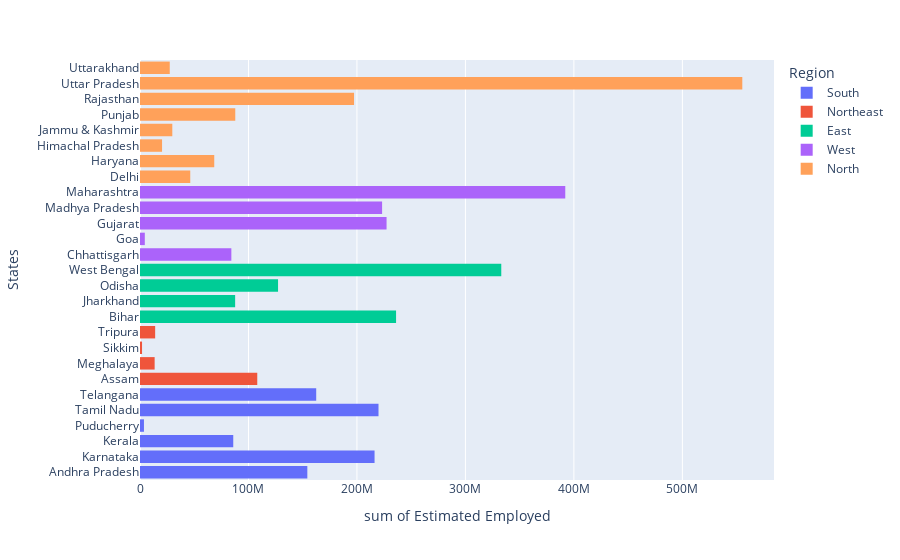

The cell this chart's notebook holds for it:
### Code cell
f=px.histogram(data,x="Estimated Employed",y="States",color="Region")
f.show()

### Figure 1 — Plotly figure (JSON) as saved in the notebook; plotly's stock layout.template omitted (floating-point values rounded to 4 significant figures)
{"data": [{"alignmentgroup": "True", "bingroup": "y", "histfunc": "sum", "hovertemplate": "Region=South<br>sum of Estimated Employed=%{x}<br>States=%{y}<extra></extra>", "legendgroup": "South", "marker": {"color": "#636efa", "pattern": {"shape": ""}}, "name": "South", "offsetgroup": "South", "orientation": "h", "showlegend": true, "type": "histogram", "x": [16635535, 16545652, 15881197, 11336911, 12988845, 19805400, 15431615, 15251776, 15220312, 15157557, 22688028, 21677719, 22079653, 16718395, 19397853, 24215057, 22885616, 24094289, 20127176, 22356390, 9904534, 9828023, 8221728, 3933276, 7921962, 9228268, 9504420, 9031944, 9240913, 9152881, 457950, 493961, 421028, 117542, 172308, 367135, 386563, 396006, 411717, 428419, 26881641, 27570589, 26830768, 9719167, 11483256, 19096847, 24572827, 27046415, 23025845, 23651626, 17609295, 16825970, 17341613, 12172230, 14977774, 15108910, 15679417, 18185429, 16961448, 17578739], "xaxis": "x", "y": ["Andhra Pradesh", "Andhra Pradesh", "Andhra Pradesh", "Andhra Pradesh", "Andhra Pradesh", "Andhra Pradesh", "Andhra Pradesh", "Andhra Pradesh", "Andhra Pradesh", "Andhra Pradesh", "Karnataka", "Karnataka", "Karnataka", "Karnataka", "Karnataka", "Karnataka", "Karnataka", "Karnataka", "Karnataka", "Karnataka", "Kerala", "Kerala", "Kerala", "Kerala", "Kerala", "Kerala", "Kerala", "Kerala", "Kerala", "Kerala", "Puducherry", "Puducherry", "Puducherry", "Puducherry", "Puducherry", "Puducherry", "Puducherry", "Puducherry", "Puducherry", "Puducherry", "Tamil Nadu", "Tamil Nadu", "Tamil Nadu", "Tamil Nadu", "Tamil Nadu", "Tamil Nadu", "Tamil Nadu", "Tamil Nadu", "Tamil Nadu", "Tamil Nadu", "Telangana", "Telangana", "Telangana", "Telangana", "Telangana", "Telangana", "Telangana", "Telangana", "Telangana", "Telangana"], "yaxis": "y"}, {"alignmentgroup": "True", "bingroup": "y", "histfunc": "sum", "hovertemplate": "Region=Northeast<br>sum of Estimated Employed=%{x}<br>States=%{y}<extra></extra>", "legendgroup": "Northeast", "marker": {"color": "#EF553B", "pattern": {"shape": ""}}, "name": "Northeast", "offsetgroup": "Northeast", "orientation": "h", "showlegend": true, "type": "histogram", "x": [13051904, 10088268, 11542888, 6830817, 11367897, 9095944, 10286757, 9781310, 14107641, 11949329, 1491093, 1346829, 1482351, 965057, 1215064, 1350794, 1448106, 1357643, 1459726, 1381490, 262895, 215303, 193427, 221058, 265175, 244462, 231798, 242068, 1508130, 1584686, 1511217, 971514, 1290986, 1494140, 1348849, 1318621, 1368244, 1576529], "xaxis": "x", "y": ["Assam", "Assam", "Assam", "Assam", "Assam", "Assam", "Assam", "Assam", "Assam", "Assam", "Meghalaya", "Meghalaya", "Meghalaya", "Meghalaya", "Meghalaya", "Meghalaya", "Meghalaya", "Meghalaya", "Meghalaya", "Meghalaya", "Sikkim", "Sikkim", "Sikkim", "Sikkim", "Sikkim", "Sikkim", "Sikkim", "Sikkim", "Tripura", "Tripura", "Tripura", "Tripura", "Tripura", "Tripura", "Tripura", "Tripura", "Tripura", "Tripura"], "yaxis": "y"}, {"alignmentgroup": "True", "bingroup": "y", "histfunc": "sum", "hovertemplate": "Region=East<br>sum of Estimated Employed=%{x}<br>States=%{y}<extra></extra>", "legendgroup": "East", "marker": {"color": "#00cc96", "pattern": {"shape": ""}}, "name": "East", "offsetgroup": "East", "orientation": "h", "showlegend": true, "type": "histogram", "x": [26397671, 26281655, 25717519, 16046236, 16280203, 23963933, 24989370, 23795534, 26902907, 25693252, 10198029, 10425425, 9638115, 5335262, 4145385, 8622722, 9521900, 9331640, 10185670, 10302276, 13743448, 14280735, 12272109, 6865693, 11730937, 12903993, 13614400, 14154039, 13608422, 14094553, 35820789, 36964178, 35903917, 26938836, 28356675, 30726310, 35372506, 33298644, 35707239, 33962549], "xaxis": "x", "y": ["Bihar", "Bihar", "Bihar", "Bihar", "Bihar", "Bihar", "Bihar", "Bihar", "Bihar", "Bihar", "Jharkhand", "Jharkhand", "Jharkhand", "Jharkhand", "Jharkhand", "Jharkhand", "Jharkhand", "Jharkhand", "Jharkhand", "Jharkhand", "Odisha", "Odisha", "Odisha", "Odisha", "Odisha", "Odisha", "Odisha", "Odisha", "Odisha", "Odisha", "West Bengal", "West Bengal", "West Bengal", "West Bengal", "West Bengal", "West Bengal", "West Bengal", "West Bengal", "West Bengal", "West Bengal"], "yaxis": "y"}, {"alignmentgroup": "True", "bingroup": "y", "histfunc": "sum", "hovertemplate": "Region=West<br>sum of Estimated Employed=%{x}<br>States=%{y}<extra></extra>", "legendgroup": "West", "marker": {"color": "#ab63fa", "pattern": {"shape": ""}}, "name": "West", "offsetgroup": "West", "orientation": "h", "showlegend": true, "type": "histogram", "x": [8552172, 9195114, 9302317, 7600448, 6991217, 7332807, 8620294, 9050422, 9021854, 8546847, 416750, 478068, 411761, 500614, 378244, 489111, 458876, 473016, 425004, 392304, 24126346, 24757795, 23566641, 15288878, 17836936, 23657055, 24276120, 22817232, 25010199, 25970259, 23018632, 22711479, 22867164, 19041832, 18443927, 23054646, 23940158, 23619011, 23341952, 23144552, 42596868, 42416317, 40196806, 27689253, 32116847, 39708538, 40998545, 40963616, 42042911, 43317881], "xaxis": "x", "y": ["Chhattisgarh", "Chhattisgarh", "Chhattisgarh", "Chhattisgarh", "Chhattisgarh", "Chhattisgarh", "Chhattisgarh", "Chhattisgarh", "Chhattisgarh", "Chhattisgarh", "Goa", "Goa", "Goa", "Goa", "Goa", "Goa", "Goa", "Goa", "Goa", "Goa", "Gujarat", "Gujarat", "Gujarat", "Gujarat", "Gujarat", "Gujarat", "Gujarat", "Gujarat", "Gujarat", "Gujarat", "Madhya Pradesh", "Madhya Pradesh", "Madhya Pradesh", "Madhya Pradesh", "Madhya Pradesh", "Madhya Pradesh", "Madhya Pradesh", "Madhya Pradesh", "Madhya Pradesh", "Madhya Pradesh", "Maharashtra", "Maharashtra", "Maharashtra", "Maharashtra", "Maharashtra", "Maharashtra", "Maharashtra", "Maharashtra", "Maharashtra", "Maharashtra"], "yaxis": "y"}, {"alignmentgroup": "True", "bingroup": "y", "histfunc": "sum", "hovertemplate": "Region=North<br>sum of Estimated Employed=%{x}<br>States=%{y}<extra></extra>", "legendgroup": "North", "marker": {"color": "#FFA15A", "pattern": {"shape": ""}}, "name": "North", "offsetgroup": "North", "orientation": "h", "showlegend": true, "type": "histogram", "x": [5805284, 5856307, 5553805, 3119274, 2632404, 4418914, 4291053, 4850107, 4958373, 4842698, 7693231, 7322942, 6641555, 5647630, 6437868, 6951934, 6800652, 7113788, 7132439, 6698551, 2287632, 2180268, 2021858, 1131128, 1897639, 2199683, 2229456, 2029740, 2237480, 2123965, 3453025, 3223513, 3359107, 3246493, 3202336, 3558889, 3429950, 3210281, 3106691, 9442093, 9229047, 9975485, 7020565, 6872938, 8390766, 9732417, 9386169, 8980432, 8800430, 20641716, 20328915, 20024680, 15984142, 19826602, 20506612, 19932393, 20014060, 20149594, 19908808, 59433759, 58060531, 56976338, 50915056, 49801902, 55380649, 56201654, 55831744, 56106836, 56539521, 2711639, 3020931, 2539302, 2720115, 2694072, 2656071, 2938552, 2717528, 2695230, 2739309], "xaxis": "x", "y": ["Delhi", "Delhi", "Delhi", "Delhi", "Delhi", "Delhi", "Delhi", "Delhi", "Delhi", "Delhi", "Haryana", "Haryana", "Haryana", "Haryana", "Haryana", "Haryana", "Haryana", "Haryana", "Haryana", "Haryana", "Himachal Pradesh", "Himachal Pradesh", "Himachal Pradesh", "Himachal Pradesh", "Himachal Pradesh", "Himachal Pradesh", "Himachal Pradesh", "Himachal Pradesh", "Himachal Pradesh", "Himachal Pradesh", "Jammu & Kashmir", "Jammu & Kashmir", "Jammu & Kashmir", "Jammu & Kashmir", "Jammu & Kashmir", "Jammu & Kashmir", "Jammu & Kashmir", "Jammu & Kashmir", "Jammu & Kashmir", "Punjab", "Punjab", "Punjab", "Punjab", "Punjab", "Punjab", "Punjab", "Punjab", "Punjab", "Punjab", "Rajasthan", "Rajasthan", "Rajasthan", "Rajasthan", "Rajasthan", "Rajasthan", "Rajasthan", "Rajasthan", "Rajasthan", "Rajasthan", "Uttar Pradesh", "Uttar Pradesh", "Uttar Pradesh", "Uttar Pradesh", "Uttar Pradesh", "Uttar Pradesh", "Uttar Pradesh", "Uttar Pradesh", "Uttar Pradesh", "Uttar Pradesh", "Uttarakhand", "Uttarakhand", "Uttarakhand", "Uttarakhand", "Uttarakhand", "Uttarakhand", "Uttarakhand", "Uttarakhand", "Uttarakhand", "Uttarakhand"], "yaxis": "y"}], "layout": {"barmode": "relative", "legend": {"title": {"text": "Region"}, "tracegroupgap": 0}, "margin": {"t": 60}, "xaxis": {"anchor": "y", "domain": [0, 1], "title": {"text": "sum of Estimated Employed"}}, "yaxis": {"anchor": "x", "domain": [0, 1], "title": {"text": "States"}}}}
